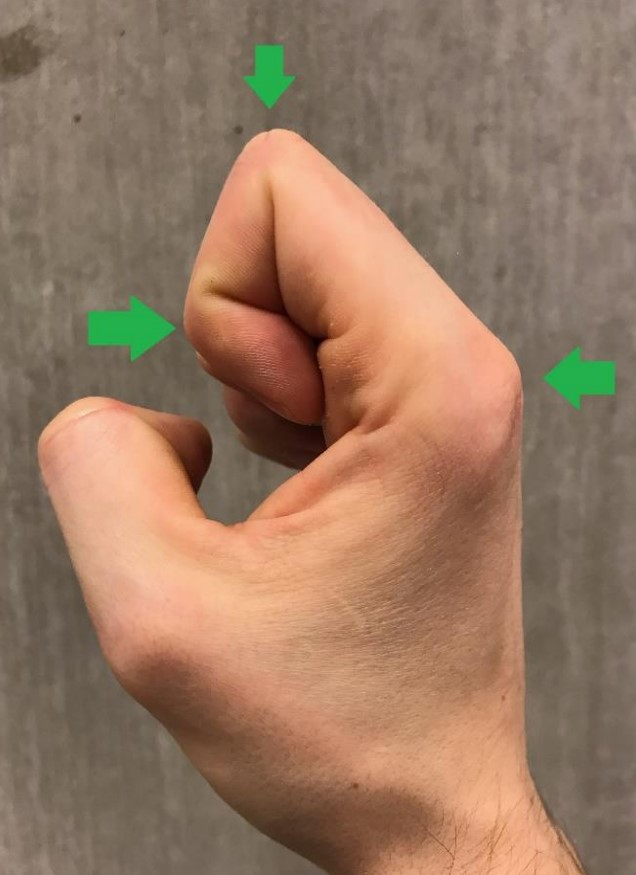
#> input picture python/uploaded_image.jpg, 636 x 875 px
$ python -i paper_processing_controller.py   (imports and definitions only)
#> lines starting #> are read from the running program, lines starting #| are printed output that depends on the picture; after the words box and inside, x2 and y2 are one past the last pixel; in counts of white or black regions, pixels touching at a corner belong together
#> further down, picture is the input picture: shape (875, 636, 3); mean B, G, R 98.2, 120.6, 152.4
import cv2
import numpy as np
from hand_processing_controller import HandProcessor
class PaperController:
    def __init__(self):
        # Set default values for A4 paper size in mm
        self.a4_width_mm = 210
        self.a4_height_mm = 297

    def find_a4_contour_and_scale(self, image):

        # Convert to grayscale
        gray = cv2.cvtColor(image, cv2.COLOR_BGR2GRAY)
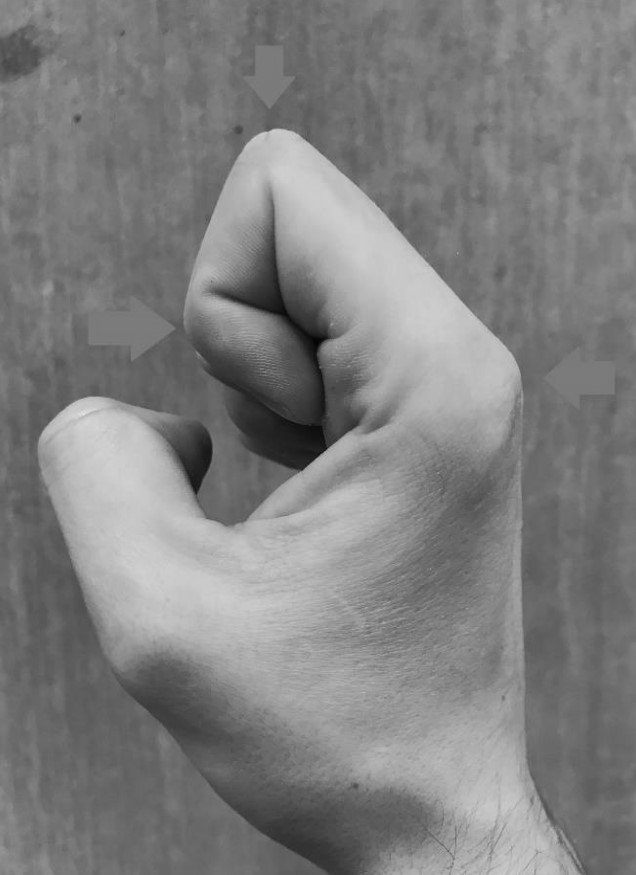
#> gray: shape (875, 636); min 5, max 225, mean 127.6

        # Thresholding
        ret, binary = cv2.threshold(gray, 200, 255, cv2.THRESH_BINARY)
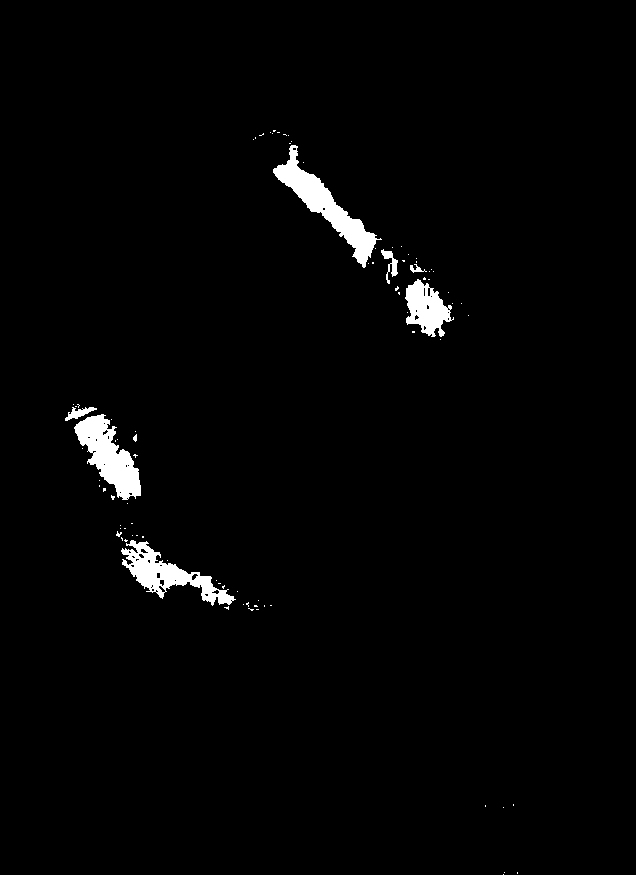
#> binary: shape (875, 636); 1.9% white; 87 white regions (79 under 20 px)

        # Contour detection
        contours, hierarchy = cv2.findContours(binary, cv2.RETR_EXTERNAL, cv2.CHAIN_APPROX_SIMPLE)
#> contours = 87 contours, 80 with area under 20; largest, box (x1, y1, x2, y2) and area: (273, 145, 382, 268) 2900, (74, 414, 141, 500) 2602, (121, 540, 236, 606) 2380, (405, 279, 454, 337) 1558, (381, 249, 398, 284) 156, (65, 407, 97, 421) 152, (410, 264, 427, 273) 38

        # Filter contours based on area
        min_area = 100000
        max_area = 5000000
        filtered_contours = []
        for contour in contours:
            area = cv2.contourArea(contour)
            if area > min_area and area < max_area:
                filtered_contours.append(contour)
#> this loop made 87 passes
#> area on passes 21, 44, 45, 59: 2380, 2602.5, 152, 1558
#> after the loop, filtered_contours = []

        # Draw bounding boxes around detected contours
        for contour in filtered_contours:
            x, y, w, h = cv2.boundingRect(contour)
            cv2.rectangle(image, (x, y), (x + w, y + h), (0, 255, 0), 2)
            scale = self.calculate_scale_resolution(w,h)
            # print('The scale resolution is ' + str(res) + ' pixel/mm')
            return scale , image
            # Top left corner: x,y
            # Top right corner: x+w,y
            # Bottom left corner: x,y+h
            # Bottom right corner: x+w, y+h
            cv2.circle(image, (x, y), 6, (0, 0, 255), -1)
            cv2.circle(image, (x+w, y), 6, (0, 0, 255), -1)
            cv2.circle(image, (x, y+h), 6, (0, 0, 255), -1)
            cv2.circle(image, (x+w, y+h), 6, (0, 0, 255), -1)

            cv2.imshow('Corners', image)
            cv2.waitKey(2500)

            # Find corners using goodFeaturesToTrack
            roi_gray = gray[y:y + h, x:x + w]  # Extract the ROI from the grayscale image
            corners = cv2.goodFeaturesToTrack(roi_gray, 4, 0.01, 10)
            corners = np.int0(corners)

            # Draw corners on the image
            for corner in corners:
                cx, cy = corner.ravel()
                cx += x # Add ROI offset to get the correct corner coordinates in the original image
                cy += y
                cv2.circle(image, (cx, cy), 6, (0, 0, 255), -1)
#> this loop made 0 passes

        # Display or save the results
        # cv2.imshow('Binary', binary)
        # cv2.wait
        # cv2.destroyAllWindows()

    def calculate_scale_resolution(self, width_pixels, height_pixels):
        # Calculate scale resolution in mm per pixel
        scale_resolution_x_mm_per_pixel = self.a4_width_mm / width_pixels
        scale_resolution_y_mm_per_pixel = self.a4_height_mm / height_pixels
        print('The height was ' + str(height_pixels) + ' and width ' + str(width_pixels))
        return round((scale_resolution_x_mm_per_pixel+scale_resolution_y_mm_per_pixel)/2,3)


>>> import cv2
>>> picture = cv2.imread('uploaded_image.jpg')
>>> result = PaperController().find_a4_contour_and_scale(picture)
